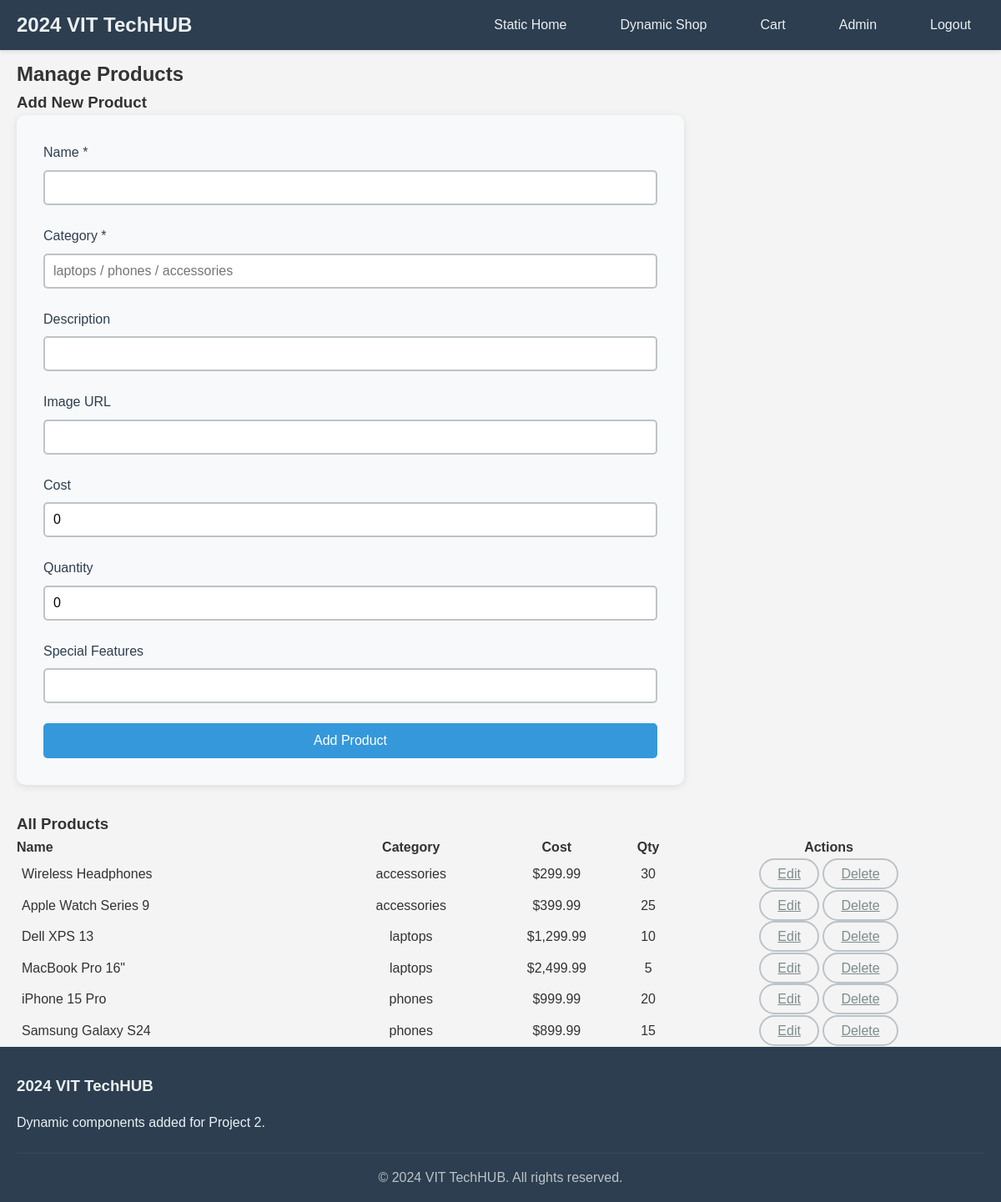
/admin/products.php (signed in), run on the app's committed database.
### tables this page shows
CREATE TABLE products (
  product_id INT AUTO_INCREMENT PRIMARY KEY,
  category_id INT NOT NULL,
  name VARCHAR(150) NOT NULL,
  description TEXT,
  image VARCHAR(255),
  cost DECIMAL(10,2) NOT NULL DEFAULT 0.00,
  quantity INT NOT NULL DEFAULT 0,
  special_features VARCHAR(255),
  created_at TIMESTAMP DEFAULT CURRENT_TIMESTAMP,
  CONSTRAINT fk_products_category FOREIGN KEY (category_id) REFERENCES categories(category_id)
);

CREATE TABLE categories (
  category_id INT AUTO_INCREMENT PRIMARY KEY,
  category_name VARCHAR(100) NOT NULL UNIQUE,
  description TEXT
);

### includes/helpers.php (called while the page is built, shortened)
<?php
function h($s){ return htmlspecialchars((string)$s, ENT_QUOTES, 'UTF-8'); }
function base_url(string $path=''): string {
  $conf = require __DIR__ . '/config.php';
  $base = rtrim($conf['base_path'] ?? '', '/');
  $path = '/'+ltrim($path,'/');
  return $base.$path;
}

### admin/products.php (the view, shortened to what this page needs)
<?php
require_once __DIR__ . '/../includes/db_connect.php';
require_once __DIR__ . '/../includes/helpers.php';
$products = $pdo->query("SELECT p.*, c.category_name FROM products p JOIN categories c ON p.category_id=c.category_id ORDER BY p.created_at DESC")->fetchAll();
include __DIR__ . '/../includes/header.php';
?>
<section class="container">
  <h2>Manage Products</h2>
  <h3>Add New Product</h3>
  <form method="post" class="contact-form" style="max-width:800px">
    <div class="form-group"><label>Name *</label><input name="name" required></div>
    <div class="form-group"><label>Category *</label><input name="category" placeholder="laptops / phones / accessories" required></div>
    <div class="form-group"><label>Description</label><input name="description"></div>
    <div class="form-group"><label>Image URL</label><input name="image"></div>
    <div class="form-group"><label>Cost</label><input name="cost" type="number" step="0.01" value="0"></div>
    <div class="form-group"><label>Quantity</label><input name="quantity" type="number" value="0"></div>
    <div class="form-group"><label>Special Features</label><input name="special_features"></div>
    <button class="submit-btn" type="submit">Add Product</button>
  </form>
  <h3 style="margin-top:2rem">All Products</h3>
  <table style="width:100%; border-collapse:collapse">
    <thead><tr><th style="text-align:left">Name</th><th>Category</th><th>Cost</th><th>Qty</th><th>Actions</th></tr></thead>
    <tbody>
      <?php foreach($products as $p): ?>
      <tr>
        <td style="padding:6px"><?=h($p['name'])?></td>
        <td style="text-align:center"><?=h($p['category_name'])?></td>
        <td style="text-align:center">$<?=h(number_format($p['cost'],2))?></td>
        <td style="text-align:center"><?=h($p['quantity'])?></td>
        <td style="text-align:center">
          <a class="filter-btn" href="<?= base_url('/admin/product_edit.php?id='.$p['product_id']) ?>">Edit</a>
          <a class="filter-btn" href="<?= base_url('/admin/products.php?delete='.$p['product_id']) ?>" onclick="return confirm('Delete this product?')">Delete</a>
        </td>
      </tr>
      <?php endforeach; ?>
    </tbody>
  </table>
</section>
<?php include __DIR__ . '/../includes/footer.php'; ?>

### includes/header.php (shortened to what this page needs)
<?php
$conf = require __DIR__ . '/config.php';
$BASE = rtrim($conf['base_path'] ?? '', '/');
?>
<!DOCTYPE html>
<html lang="en">
<head>
  <link rel="stylesheet" href="<?= $BASE ?>/styles.css">
</head>
<body>
<header>
  <nav class="navbar">
    <div class="nav-container">
      <div class="logo"><h1>2024 VIT TechHUB</h1></div>
      <ul class="nav-menu">
        <li><a href="<?= $BASE ?>/index.html" class="nav-link">Static Home</a></li>
        <li><a href="<?= $BASE ?>/views/shop.php" class="nav-link">Dynamic Shop</a></li>
        <li><a href="<?= $BASE ?>/views/cart.php" class="nav-link">Cart</a></li>
        <?php if (isset($_SESSION['user_id'])): ?>
          <?php if (isset($_SESSION['role']) && $_SESSION['role']==='admin'): ?>
            <li><a href="<?= $BASE ?>/admin/dashboard.php" class="nav-link">Admin</a></li>
          <?php endif; ?>
          <li><a href="<?= $BASE ?>/auth/logout.php" class="nav-link">Logout</a></li>
        <?php else: ?>
          <li><a href="<?= $BASE ?>/auth/login.php" class="nav-link">Login</a></li>
          <li><a href="<?= $BASE ?>/auth/register.php" class="nav-link">Register</a></li>
        <?php endif; ?>
      </ul>
    </div>
  </nav>
</header>
<main style="padding-top:70px">

### includes/footer.php (shortened to what this page needs)
</main>
<footer>
  <div class="container">
    <div class="footer-content">
      <div class="footer-section">
        <h3>2024 VIT TechHUB</h3>
        <p>Dynamic components added for Project 2.</p>
      </div>
    </div>
    <div class="footer-bottom">
      <p>&copy; 2024 VIT TechHUB. All rights reserved.</p>
    </div>
  </div>
</footer>
</body>
</html>

### styles.css (style rules this page uses)
* { margin: 0; padding: 0; box-sizing: border-box; }
body { font-family: Arial, sans-serif; line-height: 1.6; color: #333; background-color: #f4f4f4; }
.container { max-width: 1200px; margin: 0 auto; padding: 0 20px; }
.navbar { background-color: #2c3e50; box-shadow: 0 2px 5px rgba(0,0,0,0.1); position: fixed; top: 0; width: 100%; z-index: 1000; }
.nav-container { max-width: 1200px; margin: 0 auto; padding: 0 20px; display: flex; justify-content: space-between; align-items: center; height: 60px; }
.logo h1 { color: #ecf0f1; font-size: 1.5rem; font-weight: bold; }
.nav-menu { display: flex; list-style: none; gap: 2rem; }
.nav-link { color: #ecf0f1; text-decoration: none; font-weight: 500; padding: 8px 16px; border-radius: 5px; transition: background-color 0.3s ease; }
.filter-btn { background-color: transparent; border: 2px solid #bdc3c7; color: #7f8c8d; padding: 8px 20px; border-radius: 20px; cursor: pointer; font-weight: 500; transition: all 0.3s ease; }
.contact-form { background: #f8f9fa; padding: 2rem; border-radius: 10px; box-shadow: 0 2px 10px rgba(0,0,0,0.1); }
.form-group { margin-bottom: 1.5rem; }
.form-group label { display: block; margin-bottom: 0.5rem; color: #2c3e50; font-weight: 500; }
.form-group input, .form-group textarea { width: 100%; padding: 10px; border: 2px solid #bdc3c7; border-radius: 5px; font-size: 1rem; transition: border-color 0.3s ease; font-family: inherit; }
.submit-btn { background-color: #3498db; color: white; border: none; padding: 12px 30px; border-radius: 5px; cursor: pointer; font-size: 1rem; font-weight: 500; transition: all 0.3s ease; width: 100%; }
footer { background-color: #2c3e50; color: #ecf0f1; padding: 2rem 0 1rem; }
.footer-content { display: grid; grid-template-columns: repeat(auto-fit, minmax(250px, 1fr)); gap: 2rem; margin-bottom: 1.5rem; }
.footer-section h3, .footer-section h4 { margin-bottom: 1rem; color: #ecf0f1; }
.footer-bottom { text-align: center; padding-top: 1rem; border-top: 1px solid #34495e; color: #bdc3c7; }

### data on the page
products: name "Wireless Headphones", category.category_name "accessories", cost "299.99", quantity "30"
products: name "Apple Watch Series 9", category.category_name "accessories", cost "399.99", quantity "25"
products: name "Dell XPS 13", category.category_name "laptops", cost "1,299.99", quantity "10"
products: name "MacBook Pro 16\"", category.category_name "laptops", cost "2,499.99", quantity "5"
products: name "iPhone 15 Pro", category.category_name "phones", cost "999.99", quantity "20"
products: name "Samsung Galaxy S24", category.category_name "phones", cost "899.99", quantity "15"
